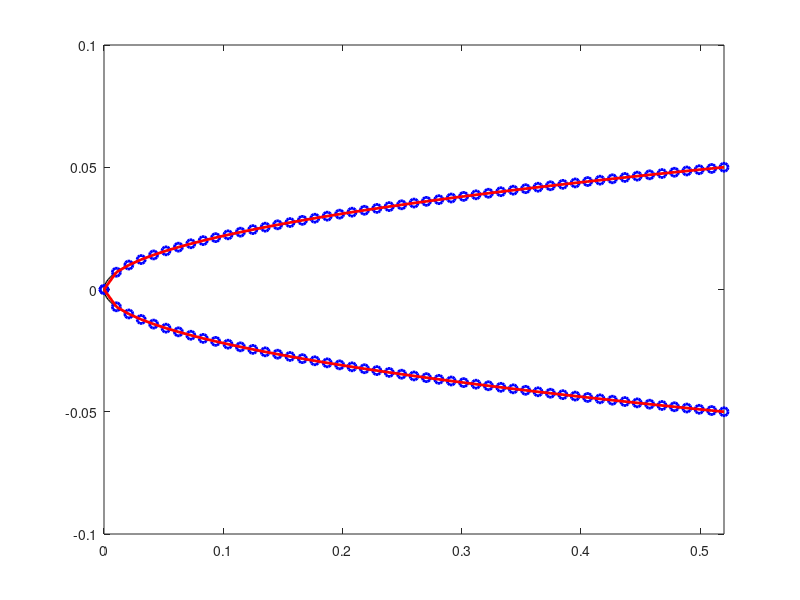

This chart was generated by the following MATLAB code: (Note: this script raises an error after producing the figure.)
%Nose cone function and tangent approximation
clc
close all
clear all
format long

L = 0.52; %nose length
R = 0.05 ; %nose base radius
A_ref = pi*R^2;
C= 0; %haack series parameter, 0 for Von Karman
n = 1/2; %power series parameter
c = 340;
M_inf = 1.2;
V_inf = c*M_inf;
Machs = [ 1.2 1.3 1.4 1.5 1.6 1.7 1.8 1.9 2 2.2 2.4 2.6];
%Machs = [1.2 1.4 1.8 2];
DatMachs = [1.2 1.3 1.4 1.5 1.6 1.7 1.8 1.9 2 2.1 2.2 2.3 2.4 2.5 2.6];
DatCds = [0.59 0.571 0.558 0.547 0.534 0.523 0.512 0.501 0.491 0.481 0.465 0.457 0.448 0.440 0.433];
Cdps = zeros(length(Machs),1);
g = 1.4; %ratio of specific heats
P_inf = 101325;%freestream pressure, atmosferic pressure
P_inf_bar = P_inf/(100000);
T_inf = 273; %freestream temperature
rho_inf = 1.225; %freestream density

x = linspace(0,L,1000);
%Ps =zeros(1000,1);

%nosecone shape function
%von karman
%y = @(x) (R/sqrt(pi))*sqrt(acos(1-(2.*x)/L)-(sin(2.*acos(1-(2.*x)/L)))/2+C*(sin(acos(1-(2.*x)/L))).^3);
%power series
y = @(x) R*(x./L).^n;
ys = y(x);

%slope of the tangent lines
%von karman
%dy_by_dx = @(x) -(R.*((2.*cos(2.*acos(1 - (2.*x)./L)))./(L.*(1 - ((2.*x)./L - 1).^2.).^(1/2)) - 2./(L.*(1 - ((2.*x)./L - 1).^2).^(1/2)) + (6.*C.*(1 - ((2.*x)./L - 1).^2).^(1/2).*((2.*x)./L - 1))./L))./(2.*sqrt(pi).*(acos(1 - (2.*x)./L) - sin(2.*acos(1 - (2.*x)./L))/2 + C.*(1 - ((2.*x)./L - 1).^2).^(3/2)).^(1/2));
%power series
dy_by_dx = @(x) n*(R/L^n).*x.^(n-1);
y_f = dy_by_dx(x);

plot(x,ys,"k","LineWidth",1)
hold on
plot(x,-ys,"k","LineWidth",1)
axis([0 L -0.1 0.1])

S = 50; % Desidered Segments
N = S + 1; % Number of Nodes
delta = (max(y_f)-min(y_f))/(N); %gradient delta
x_t = zeros(N,1); %x position of the tangent nodes
y_t = zeros(N,1); %y position of the tangent nodes
x_t(1) = 0; %the tip is set to be a tangent node
y_t(1) = 0;
k = 2;%number of tangent nodes alreay found (tip+base)

Mcs = ones(S,1);
nu2s = ones(S,1);
M2s = ones(S,1);
Pcs = ones(S,1);
for i = 1:length(y_f)
    
    if  y_f(i) <= max(y_f) - delta && k == 2
        x_t(k) = x(i);
        k = k + 1;
       
    elseif (y_f(i) <= (dy_by_dx(x_t(k - 1)) - delta)) && (k > 2)
        x_t(k) = x(i);
        k = k + 1;
    end
end

x_t(N) = L;%the base is set to be a tangent node
y_t(N) = R;
y_t = y(x_t);
%to solve numerical cancellation problem that might leave some zeros in tne
%x_t array:
k = 2;
while k<N
    if x_t(k) == 0 %if a 0 is found in the array (in a position different for 1, because k starts at 2)
        ns = N-k;%number of nodes to correct
        d = (x_t(N)-x_t(k-1))/(ns+1);%the 0 nodes are substituted by equispaced nodes of length d
        for j = 1:ns
            x_t(k+j-1)=x_t(k-1)+d*j;
            y_t(k+j-1) = y(x_t(k+j-1));
        end
        k = N+1;%to break the loop
    end
    k = k+1;
end
%Method 1: join the tangent nodes. Tangent nodes coincident to the
%final nodes. Red segments
plot(x_t,y_t,"bo", "LineWidth",2)
plot(x_t,-y_t, "bo", "LineWidth",2)
for i = 1:S
    x1 = x_t(i);
    x2 = x_t(i + 1);
    plot([x1;x2], [y(x1);y(x2)],'r','linewidth',2)
    plot([x1;x2], [-y(x1);-y(x2)],'r','linewidth',2)
end

%Method 2: find the final nodes by intersecting the tangents to the
%already found tangent nodes. Green segments.
x_n = zeros(N+1,1); %x position of the final nodes
y_n = zeros(N+1,1); %y position of the final nodes
for j = 1:(length(x_t)-1)
    x1 = x_t(j);
    x2 = x_t(j+1);
    y1 = y_t(j);
    y2 = y_t(j+1);
    m1 = n*(R/L^n)*x1^(n-1);%slopes of the tangents in the tangent nodes
    m2 = dy_by_dx(x2);
    x = (y2-y1+m1*x1-m2*x2)/(m1-m2);
    y = m1*(x-x1)+y1;
    x_n(j+1)=x;
    y_n(j+1)=y;
    
end
x_n(length(x_t)+1) = L;
y_n(length(y_t)+1) = R;


%barrowman method + expansion waves 
NU = @(M) (atan((M^2 - 1)^(1/2)*((g - 1)/(g + 1))^(1/2))*(g + 1)^(1/2))/(g - 1)^(1/2) - atan((M^2 - 1)^(1/2));
dNU = @(M) (M*((g - 1)/(g + 1))^(1/2)*(g + 1)^(1/2))/((M^2 - 1)^(1/2)*(((M^2 - 1)*(g - 1))/(g + 1) + 1)*(g - 1)^(1/2)) - 1/(M*(M^2 - 1)^(1/2));
B = @(M) (g*M^2)/(2*(M^2-1));
Omega = @(M) (1/M)*((1+M^2*(g-1)/2)/((g+1)/2))^((g+1)/(2*(g-1)));
for l = 1:length(Machs)
M_inf = Machs(l);
%M_inf = 2;
V_inf = c*M_inf;
Cdp = 0;
Cdwls = zeros(length(x_t)-1);
for k=1:length(x_t)-1
    theta = atan((y_t(k+1)-y_t(k))./(x_t(k+1)-x_t(k)))
    theta_deg = theta *(180/pi)
    if k ==1
        [M0,P0_bar] = taylor_maccoll_solver(M_inf, theta_deg, g, P_inf_bar, T_inf, rho_inf)%P is constant
        P0 = 100000*P0_bar;
        Fx = @(x) P0*2*pi*sin(theta)*sin(theta)*x;   
        %Cdwl = (4/(g*M_inf^2))*int(P0*sin(theta)*2*pi,x,0,x_t(k+1)) given
        %by Barrowman
        Cdwl = (integral(Fx,0,x_t(k+1)))/(0.5*rho_inf*V_inf^2*A_ref) %local Cd, a part of the final integral
        if M0 <=1.1
            M0 = 1.1
        end
        M1 = M0; %mach number on the first frustrum is constant
        M2s(1) = M0;
        nu2s(1) = NU(M0);
        Mcs(1) = M0;
        Pcs(1)=P0;
        dpds1 = 0; 
        P2 = P0;
        xl = linspace(x_t(k),x_t(k+1),100);
        Ps(1:100)=P0;
        xps(1:100)=xl;
    else
        [MC,PC_bar] = taylor_maccoll_solver(M_inf, theta_deg,g, P_inf_bar, T_inf, rho_inf)%to find the equivalent pressure on a cone with the same half-angle
        PC = 100000*PC_bar;
        B1 = B(M1);
        nu1 = real(NU(M1));
        O1 = Omega(M1);
        f = @(M) (atan((M^2 - 1)^(1/2)*((g - 1)/(g + 1))^(1/2))*(g + 1)^(1/2))/(g - 1)^(1/2)- atan((M^2 - 1)^(1/2)) - (thetapr-theta) - nu1;
        df = @(M) (M*((g - 1)/(g + 1))^(1/2)*(g + 1)^(1/2))/((M^2 - 1)^(1/2)*(((M^2 - 1)*(g - 1))/(g + 1) + 1)*(g - 1)^(1/2)) - 1/(M*(M^2 - 1)^(1/2));
        [M2,num_it,M2_vec] = NewtonMethod(M_inf,f,df,-10,0.01,10);%getting the mack behind the shockwave using the newton method 
        M2 = real(M2)
        if M2<=1.1
            M2 = 1.1;
        end
        B2 = B(M2);
        nu2 = abs(thetapr-theta) + nu1;
        O2 = Omega(M2);
        M2s(k) = M2;
        nu2s(k) = nu2;
        Mcs(k) = MC;
        Pcs(k) = PC;
        dpds2 = (B2/y_t(k))*((O1/O2)*sin(thetapr)-sin(theta))+(B2/B1)*(O1/O2)*dpds1;
        %eta = dpds2 * (x-x2)/((PC-P2)*cos(theta))
        %P = @(x) (PC-(PC-P2)*exp(-dpds2 * (x-x_t(k))/((PC-P2)*cos(theta))));%pressure distribution on the frustrum
        Pe = P2*((1+(M1^2)*((g-1)/2))/(1+(M2^2)*((g-1)/2)))^(g/(g-1))
        %Fx = @(x) 2*pi.*sin(theta).*sin(theta).*x.*(PC-(PC-P2).*exp(-dpds2 .* (x-x_t(k))./((PC-P2).*cos(theta))));%drag force on the frustrum
        Fx = @(x) 2*pi.*sin(theta).*sin(theta).*x.*Pe;
        Cdwl = (integral(Fx,x_t(k),x_t(k+1)))/(0.5*rho_inf*V_inf^2*A_ref)%local cd component
        %updating the variables
        M1 = M2;
        dpds1 = dpds2;
        %P2 = P(x_t(k+1))
        P2 = Pe;
        xl = (linspace(x_t(k),x_t(k+1),100));
        %Pl = P(xl);
        Pl = transpose(ones(length(xl),1)*Pe);
        xps = cat(2,xps,xl);
        Ps = cat(2,Ps,Pl);
        
    end
    plot([x_n(k);x_n(k+1)], [y_n(k);y_n(k+1)],'g','linewidth',2)
    plot([x_n(k);x_n(k+1)], [-y_n(k);-y_n(k+1)],'g','linewidth',2)
    thetapr = theta;
    Cdp = Cdp + Cdwl
    Cdwls(k) = Cdwl;
end
Cdps(l)=Cdp;
Contribute = (Cdwls./Cdp).*100;

figure
plot(1:S,Mcs,'linewidth',2)
title(M_inf)
xlabel('frustrum n.')
ylabel('equivalent mach')

figure
plot(1:S,M2s,'linewidth',2)
title(M_inf)
xlabel('frustrum n.')
ylabel('mach at the base (M2)')

figure
plot(1:S,nu2s,'linewidth',2)
title(M_inf)
xlabel('frustrum n.')
ylabel('nu function')

figure
plot(xps,Ps,'linewidth',2)
title(M_inf)
xlabel('x')
ylabel('Pressure (Pa)')

figure
plot(1:S,Pcs,'linewidth',2)
title(M_inf)
xlabel('x')
ylabel('equivalent pressure (Pa)')

Ps = ones(1,100);
xps = ones(1,100);
end
figure
plot(Machs,Cdps,'linewidth',2)
hold on
plot(DatMachs, DatCds,'linewidth',2)
legend('Barrowman + Taylor-Maccoll (Nose cone only)','Missile Datcom (whole rocket)')
xlabel('Mach number')
ylabel('Pressure drag coefficient')
hold off
figure
plot(1:(length(x_t)-1),Contribute,'linewidth',2)
xlabel('Frustrum n.')
ylabel('Cd contribution (Percentage)')

% figure
% plot(xps,Ps,'linewidth',2)
% xlabel('x')
% ylabel('Pressure (Pa)')
